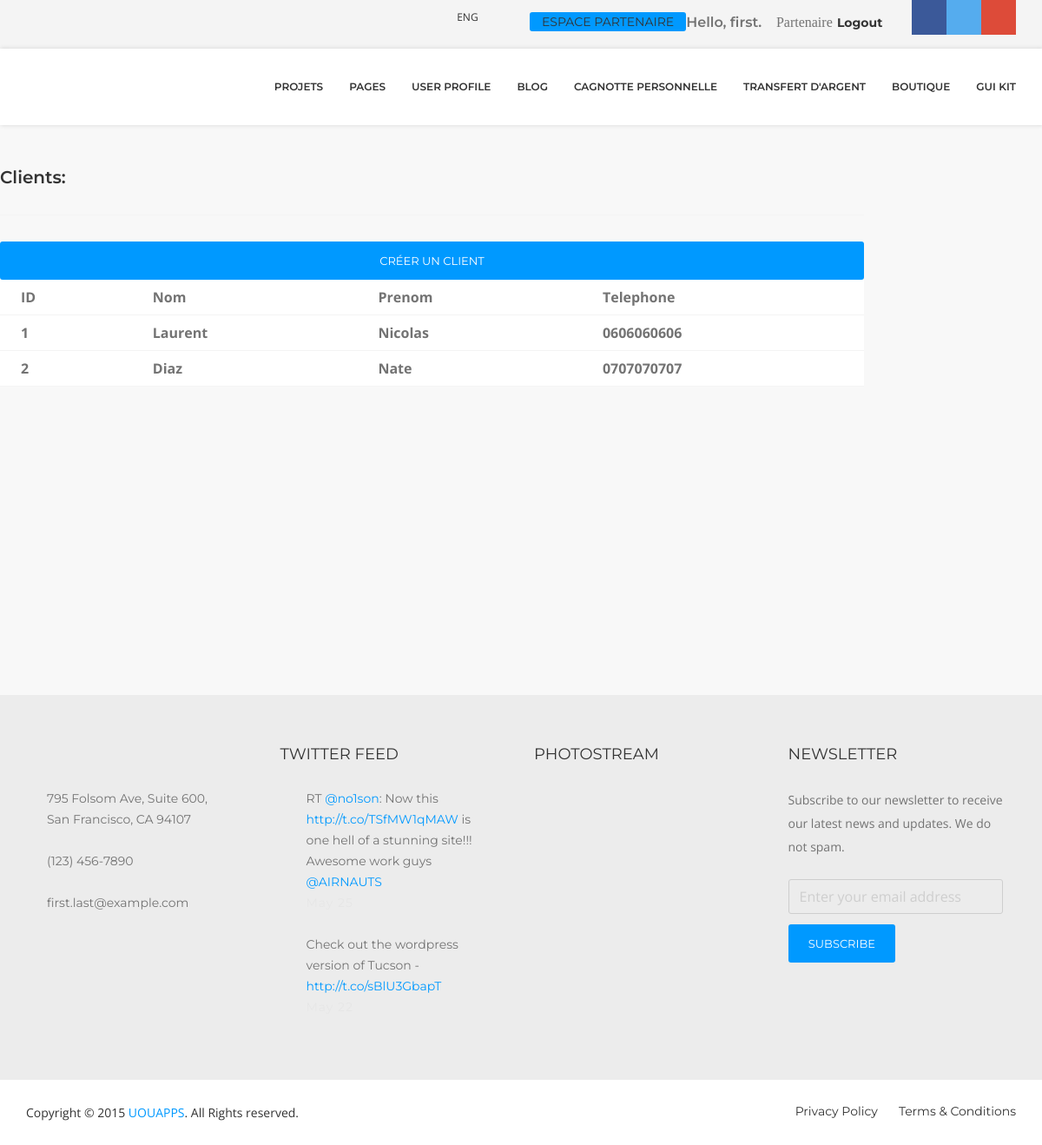
The page /client (signed in) on the database its author committed.
### client/models.py (models this page shows, shortened)
class Client(models.Model):
    nom = models.CharField(max_length=255)
    prenom = models.CharField(max_length=255)
    phone = models.CharField(max_length=255, null=True)
    date_creation = models.DateTimeField(auto_now_add=True)

### compte/decorators.py (the view)
        def wrapper_func(request, *args, **kwargs):
            group = None
            if request.user.groups.exists():
                group = request.user.groups.all()[0].name
            if group in allowed_roles:
                return view_func(request, *args, **kwargs)
            else:
                return HttpResponse('You are not authorized to view this page')

### client/views.py (called while the page is built)
@login_required(login_url='acces')
@allowed_users(allowed_roles=['Entreprise', 'admin'])
def liste_client(request):
    clients = Client.objects.all()
    context = {'clients': clients}
    return render(request, 'client/liste_client.html', context)

### templates/client/liste_client.html
{% extends 'main.html' %}
{% block contenu %}
<br>
<div class="row">
	<div class="col-md-10">
		<h5>Clients:</h5>
		<hr>
		<div class="card card-body">
			<a class="btn btn-primary  btn-sm btn-block" href="">Créer Un Client</a>
			<table class="table table-sm">
				<tr>
					<th>ID</th>
					<th>Nom</th>
					<th>Prenom</th>
					<th>Telephone</th>
				</tr>
				{% for client in clients %}
				<tr>
					<th>{{client.id}}</th>
					<th>{{client.nom}}</th>
					<th>{{client.prenom}}</th>
					<th>{{client.phone}}</th>
				</tr>
				{% endfor %}
			</table>
		</div>
	</div>
</div>
{% endblock %}

### templates/base/header.html (shortened to what this page needs)
{% load static %}
<div class="toolbar">
    <div class="uou-block-1a blog">
        <div class="container">
            <div class="search"><a href="#" class="toggle fa fa-search"></a>
            </div>
            <ul class="social">
                <li><a href="#" class="fa fa-facebook"></a></li>
                <li><a href="#" class="fa fa-twitter"></a></li>
                <li><a href="#" class="fa fa-google-plus"></a></li>
            </ul>
            <ul class="authentication">
                {% for group in request.user.groups.all %}
                   {% if group.name == 'porteur-investisseur' %}
                        <li>
                            <a class="btn mb20 btn-small btn-primary"
                               href="{% url 'devenirPartenaire' %}">
                                    Espace partenaire
                            </a>
                        </li>
                   {% endif %}
                {% endfor %}
                {% if request.user.is_anonymous %}
                <li><a href="{% url 'login' %}">Login|</a></li>
                <li><a href="{% url 'register' %}">Register</a></li>
                {% else %}
                <li>
                    <label>Hello, {{ request.user }}.</label>
                        {% for group in request.user.groups.all %}
                            {% if group.name == 'porteur-investisseur' %}
                                <i class="fa fa-suitcase">Partenaire</i>
                            {% endif %}
                        {% endfor %}
                </li>
                <li><a  style="  margin-top: 12%;
                                margin-left: 10%" href="{% url 'logout' %}"><strong>Logout</strong></a></li>
                {% endif %}
            </ul>
            <div class="language"><a href="#" class="toggle"><img src="{% static 'images/flags/32/US.png' %}" alt="">ENG</a>
            </div>
        </div>
    </div>
</div>
<div class="box-shadow-for-ui">
    <div class="uou-block-2b">
        <div class="container">
            <a href="{% url 'home' %}" class="logo"><img src="{% static 'images/logo-enea.png' %}" alt=""></a>
            <nav class="nav">
                <ul class="sf-menu">
                    <li><a href="{% url 'home' %}"><i class="fa  fa-home"></i></a></li>
                    <li><a href="{% url 'proList' %}">Projets</a></li>
                    <li><a href="{% url 'home' %}">Pages</a>
                    </li>
                    <li><a href="{% url 'userProfile1' %}">User Profile</a></li>
                    <li><a href="{% url 'blogPage' %}">Blog</a></li>
                    {% if request.user.is_authenticated %}
                    <li><a href="{% url 'myJackpot' %}">Cagnotte personnelle</a></li>
                    <li><a href="#">Transfert d'argent</a></li>
                    <li><a href="{% url 'accueilBoutique' %}">Boutique</a></li>
                    {% endif %}
                    <li><a href="{% url 'guiKit' %}">GUI KIT</a></li>
                </ul>
            </nav>
        </div>
    </div>
</div>

### static/css/style.css (style rules this page uses)
.uou-block-2b .nav .sf-menu > li { margin-right: 30px; }

### rows shown on the page
Client: id "1", nom "Laurent", prenom "Nicolas", phone "0606060606"
Client: id "2", nom "Diaz", prenom "Nate", phone "0707070707"

### other values the page prints
{{ request.user }} "first"
